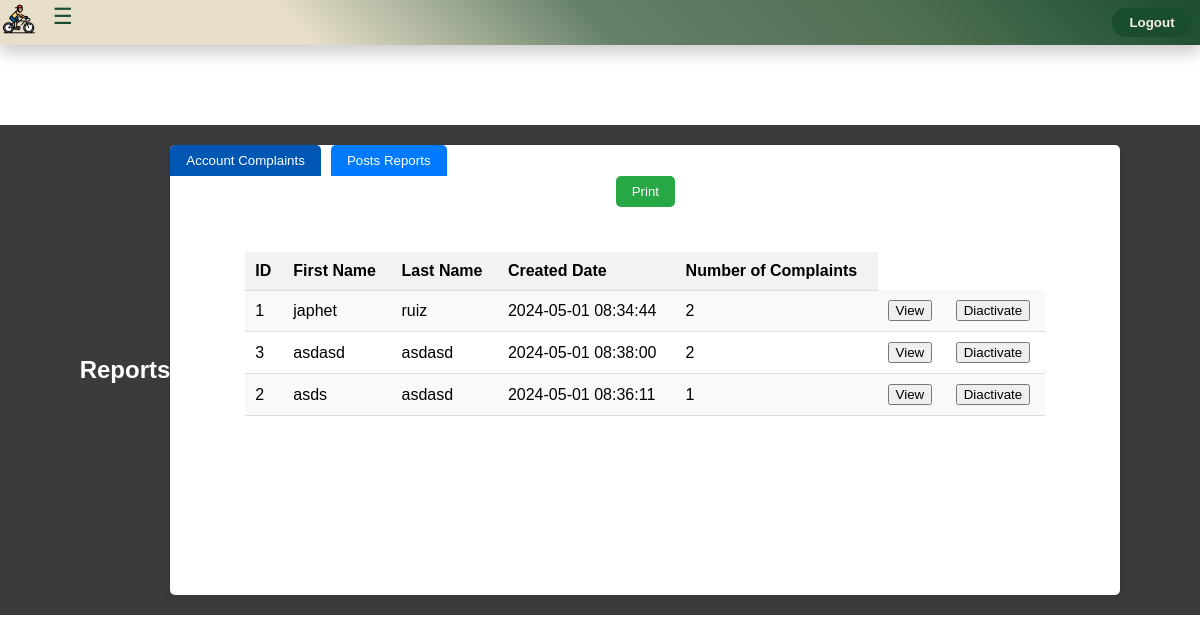
The page /adminpages/Postmanagement.php (signed in) on the database its author committed.
### tables this page shows
CREATE TABLE `users` (
  `ID` int(11) NOT NULL,
  `FName` varchar(50) NOT NULL,
  `LName` varchar(50) NOT NULL,
  `Gender` varchar(10) NOT NULL CHECK (`Gender` in ('Female','Male','Others')),
  `BirthDate` date NOT NULL,
  `Email` varchar(100) NOT NULL,
  `Password` varchar(50) NOT NULL,
  `CreatedDate` datetime NOT NULL,
  `Profile_image` longblob DEFAULT NULL,
  `Interests` varchar(50) DEFAULT NULL,
  `Bio` varchar(50) DEFAULT NULL,
  `Status` varchar(8) DEFAULT NULL
);

### adminpages/Postmanagement.php (the view, shortened to what this page needs)
<!DOCTYPE html>
<html lang="en">
<head>
<link rel="stylesheet" href="/css/adminPostmanage.css">
</head>
<body>
<?php
include '../adminpages/Sadminnavbar.php';
?>
<div class="container">
    <div class="content">
        <h2 class="panel-title">Reports</h2>
        <div class="panel">
            <div class="tabs">
                    <button class="tab active" data-tab="user" onclick="showTab('user')">Account Complaints</button>
                    <button class="tab" data-tab="admin" onclick="showTab('admin')">Posts Reports</button>
            </div>
            <button class="add-btn" id="addBtn">Print</button>
            <div class="tab-content active" id="user-tab-content">
<div class="containerr">
    <table>
            <tr>
                <th>ID</th>
                <th>First Name</th>
                <th>Last Name</th>
                <th>Created Date</th>
                <th>Number of Complaints</th>
            </tr>
            <?php
                $sql = "SELECT Users.ID, Users.FName, Users.LName, Users.CreatedDate, ReportCountbyUserRec.NumberOfReports
                FROM Users
                LEFT JOIN ReportCountbyUserRec ON Users.ID = ReportCountbyUserRec.UserReceiverID
                ORDER BY ReportCountbyUserRec.NumberOfReports DESC";
                $result = mysqli_query($conn, $sql);
                if (mysqli_num_rows($result) > 0) {
                    while ($row = mysqli_fetch_assoc($result)) {
                        echo "<tr>";
                        echo "<td>" . $row["ID"] . "</td>";
                        echo "<td>" . $row["FName"] . "</td>";
                        echo "<td>" . $row["LName"] . "</td>";
                        echo "<td>" . $row["CreatedDate"] . "</td>";
                        echo "<td>" . $row["NumberOfReports"] . "</td>";
                        echo "<td> <button type='button' onclick='ViewComplaint(" . $row["ID"] . ")'>View</button></td>";
                        echo "<td>
                            <form id='deleteForm" . $row["ID"] . "' method='POST' action=''>
                                <input type='hidden' name='userID' value='" . $row["ID"] . "'>
                                <button type='button' onclick='confirmDelete(" . $row["ID"] . ")'>Diactivate</button>
                            </form>
                        </td>";
                        echo "</tr>";
                    }
                } else {
                    echo "<tr><td colspan='8'>No users found</td></tr>";
                }
            ?>
        </table>
    </div>
            </div>
        </div>
    </div>
</div>
</body>
</html>

### css/adminPostmanage.css (style rules this page uses)
body, html { font-family:Arial; margin: 0; padding: 0; height: 100vh; }
.container { display: flex; margin-top: 2.8rem; }
.content { margin-top: 5rem; flex: 1; padding: 20px; background-color: #3A3B3C; display: flex; justify-content: center; align-items: center; }
.panel { width: 950px; height: 450px; background-color: #fff; border-radius: 5px; box-shadow: 0px 0px 10px rgba(0, 0, 0, 0.1); text-align: center; }
.panel-title { color: #fff; top: 20px; left: 20px; margin: 0; }
.tabs { display: flex; top: 20px; left: 20px; }
.tab { padding: 8px 16px; background-color: #007bff; color: #fff; border: none; border-radius: 5px 5px 0 0; cursor: pointer; margin-right: 10px; }
.tab.active { background-color: #0056b3; }
.tab-content { height:auto; padding: 20px; display: none; top: 60px; left: 0; right: 0; bottom: 0; }
.tab-content.active { display: block; }
.add-btn { top: 20px; right: 20px; padding: 8px 16px; background-color: #28a745; color: #fff; border: none; border-radius: 5px; cursor: pointer; }
table { width: 100%; border-collapse: collapse; }
th, td { padding: 8px; border-bottom: 1px solid #ddd; text-align: left; }
th { background-color: #f2f2f2; }
th:first-child, td:first-child { border-left: none; }
th:last-child, td:last-child { border-right: none; }
h2 { color: #fff; }
.containerr { max-width: 800px; margin: 5px auto; padding: 20px; }
.containerr table { width: 100%; border-collapse: collapse; }
.containerr table th, table td { padding: 10px; text-align: left; border-bottom: 1px solid #ddd; }
.containerr table th { background-color: #f2f2f2; }
.containerr table tr:nth-child(even) { background-color: #f9f9f9; }

### rows shown on the page
users: ID "1", FName "japhet", LName "ruiz", CreatedDate "2024-05-01 08:34:44", NumberOfReports "2"
users: ID "3", FName "asdasd", LName "asdasd", CreatedDate "2024-05-01 08:38:00", NumberOfReports "2"
users: ID "2", FName "asds", LName "asdasd", CreatedDate "2024-05-01 08:36:11", NumberOfReports "1"
